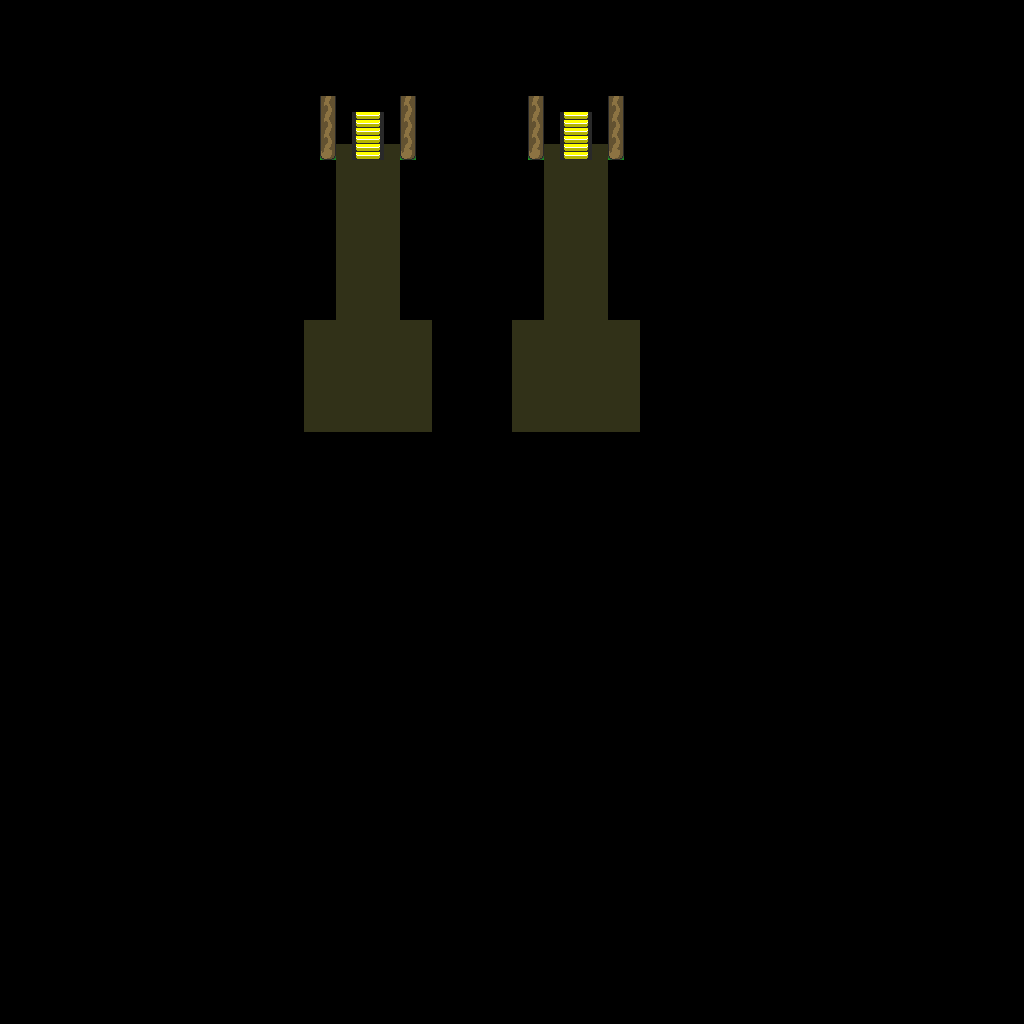

A 2D game scene composited from a Tiled map and its tileset images. What follows is a short description and the map's XML, with each tile layer's data collapsed to a summary:
An orthogonal 64x64 tile map with 16x16 px tiles, 1 tile layer (base), 1 hidden layer not drawn and 61 objects.

<map version="1.10" tiledversion="1.12.1" orientation="orthogonal" renderorder="right-down" width="64" height="64" tilewidth="16" tileheight="16" infinite="0" nextlayerid="3" nextobjectid="62">
 <tileset firstgid="1" source="../classiciphone_pics4.tsx" />
 <layer id="1" name="base" width="64" height="64">
  <data>[4096 cells, 4096 non-empty, 6 distinct tile ids]</data>
 </layer>
 <layer id="2" name="collision" width="64" height="64" visible="0">
  <properties><property name="collision" value="true" /></properties>
  <data>[4096 cells, 3888 non-empty, 1 distinct tile ids]</data>
 </layer>
 <objectgroup id="3" name="npcs">
  <object id="1" x="512.0" y="224.0" width="16" height="16">
   <properties>
    <property name="gani" value="drsmileysfire-shield.mng" />
    <property name="script" type="string">-- Auto-converted from GraalScript
-- // NPC made by Bar Giora
-- if(created){
-- setimgpart drsmileysfire-shield.mng,14,0,16,16;
end</property>
   </properties>
  </object>
  <object id="2" x="560.0" y="464.0" width="16" height="16">
   <properties>
    <property name="gani" value="drsmileysfire-shield.mng" />
    <property name="script" type="string">-- Auto-converted from GraalScript
-- // NPC made by Bar Giora
-- if(created) {
-- setimgpart drsmileysfire-shield.mng,14,0,16,16;
-- x=35.5;
end</property>
   </properties>
  </object>
  <object id="3" x="352.0" y="464.0" width="16" height="16">
   <properties>
    <property name="gani" value="drsmileysfire-shield.mng" />
    <property name="script" type="string">-- Auto-converted from GraalScript
-- // NPC made by Bar Giora
-- if(created) {
-- setimgpart drsmileysfire-shield.mng,14,0,16,16;
-- x=22.5;
end</property>
   </properties>
  </object>
  <object id="4" x="560.0" y="352.0" width="16" height="16">
   <properties>
    <property name="gani" value="teleporter.png" />
    <property name="script" type="string">-- Auto-converted from GraalScript
-- //#CLIENTSIDE;
self.dontblock = true
-- drawunderplayer;</property>
   </properties>
  </object>
  <object id="5" x="0.0" y="304.0" width="16" height="16">
   <properties>
    <property name="gani" value="tree" />
    <property name="script" type="string">-- Auto-converted from GraalScript
-- // NPC made by Bar Giora
-- if(created) {
self.dontblock = true
-- drawoverplayer;
end</property>
   </properties>
  </object>
  <object id="6" x="416.0" y="160.0" width="16" height="16">
   <properties>
    <property name="gani" value="drsmileysfire-shield.mng" />
    <property name="script" type="string">-- Auto-converted from GraalScript
-- // NPC made by Bar Giora
-- if(created){
-- setimgpart drsmileysfire-shield.mng,14,0,16,16;
end</property>
   </properties>
  </object>
  <object id="7" x="416.0" y="192.0" width="16" height="16">
   <properties>
    <property name="gani" value="drsmileysfire-shield.mng" />
    <property name="script" type="string">-- Auto-converted from GraalScript
-- // NPC made by Bar Giora
-- if(created){
-- setimgpart drsmileysfire-shield.mng,14,0,16,16;
end</property>
   </properties>
  </object>
  <object id="8" x="416.0" y="224.0" width="16" height="16">
   <properties>
    <property name="gani" value="drsmileysfire-shield.mng" />
    <property name="script" type="string">-- Auto-converted from GraalScript
-- // NPC made by Bar Giora
-- if(created){
-- setimgpart drsmileysfire-shield.mng,14,0,16,16;
end</property>
   </properties>
  </object>
  <object id="9" x="416.0" y="256.0" width="16" height="16">
   <properties>
    <property name="gani" value="drsmileysfire-shield.mng" />
    <property name="script" type="string">-- Auto-converted from GraalScript
-- // NPC made by Bar Giora
-- if(created){
-- setimgpart drsmileysfire-shield.mng,14,0,16,16;
end</property>
   </properties>
  </object>
  <object id="10" x="416.0" y="288.0" width="16" height="16">
   <properties>
    <property name="gani" value="drsmileysfire-shield.mng" />
    <property name="script" type="string">-- Auto-converted from GraalScript
-- // NPC made by Bar Giora
-- if(created){
-- setimgpart drsmileysfire-shield.mng,14,0,16,16;
end</property>
   </properties>
  </object>
  <object id="11" x="304.0" y="160.0" width="16" height="16">
   <properties>
    <property name="gani" value="drsmileysfire-shield.mng" />
    <property name="script" type="string">-- Auto-converted from GraalScript
-- // NPC made by Bar Giora
-- if(created){
-- setimgpart drsmileysfire-shield.mng,14,0,16,16;
end</property>
   </properties>
  </object>
  <object id="12" x="480.0" y="288.0" width="16" height="16">
   <properties>
    <property name="gani" value="drsmileysfire-shield.mng" />
    <property name="script" type="string">-- Auto-converted from GraalScript
-- // NPC made by Bar Giora
-- if(created){
-- setimgpart drsmileysfire-shield.mng,14,0,16,16;
end</property>
   </properties>
  </object>
  <object id="13" x="512.0" y="288.0" width="16" height="16">
   <properties>
    <property name="gani" value="drsmileysfire-shield.mng" />
    <property name="script" type="string">-- Auto-converted from GraalScript
-- // NPC made by Bar Giora
-- if(created){
-- setimgpart drsmileysfire-shield.mng,14,0,16,16;
end</property>
   </properties>
  </object>
  <object id="14" x="512.0" y="256.0" width="16" height="16">
   <properties>
    <property name="gani" value="drsmileysfire-shield.mng" />
    <property name="script" type="string">-- Auto-converted from GraalScript
-- // NPC made by Bar Giora
-- if(created){
-- setimgpart drsmileysfire-shield.mng,14,0,16,16;
end</property>
   </properties>
  </object>
  <object id="15" x="512.0" y="160.0" width="16" height="16">
   <properties>
    <property name="gani" value="drsmileysfire-shield.mng" />
    <property name="script" type="string">-- Auto-converted from GraalScript
-- // NPC made by Bar Giora
-- if(created){
-- setimgpart drsmileysfire-shield.mng,14,0,16,16;
end</property>
   </properties>
  </object>
  </objectgroup>
</map>
<!-- 46 of 61 objects omitted -->
